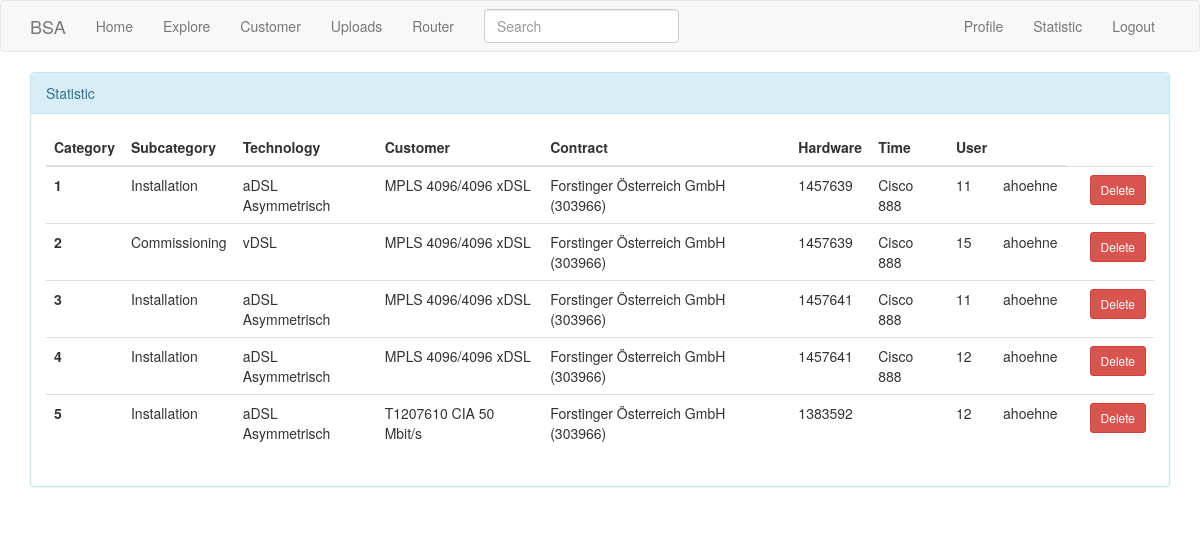
/statistics/ahoehne (signed in), run on an earlier commit of the app's database.
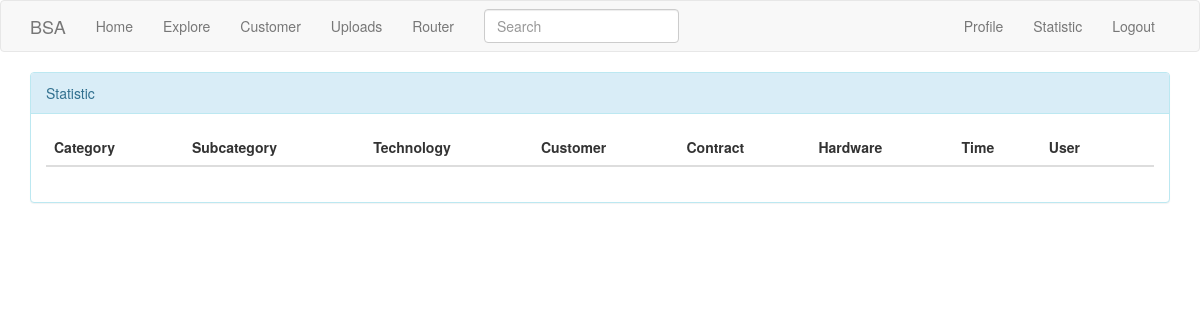
And on a later commit of the database.
### app/models.py (models this page shows)
class Statistic(db.Model):
    id=db.Column(db.Integer, primary_key=True)
    technology=db.Column(db.String(140))
    time=db.Column(db.String(140))
    customer=db.Column(db.String(140))
    contract=db.Column(db.String(140))
    hardware=db.Column(db.String(140))
    user=db.Column(db.String(140))
    user_id_stat=db.Column(db.Integer, db.ForeignKey('user.id'))
    category_id=db.Column(db.Integer, db.ForeignKey('category.id'))
    subcategory_id=db.Column(db.Integer, db.ForeignKey('subcategory.id'))

class Category(db.Model):
    id=db.Column(db.Integer, primary_key=True)
    name= db.Column(db.String(140))
    statistics= db.relationship('Statistic', backref='category')

class Subcategory(db.Model):
    id=db.Column(db.Integer, primary_key=True)
    name= db.Column(db.String(140))
    statistics= db.relationship('Statistic', backref='subcategory')

### app/main/routes.py (the view)
@bp.route('/statistics/<username>' ,methods=['GET', 'POST'])
@login_required
def statistics(username):
    form_del=DeleteForm()
    if form_del.validate_on_submit():
        if form_del.delete.data:
            print('form validate')
            id=form_del.id_del.data
            delete(Statistic,id)
            return redirect(url_for('main.statistics',username=current_user.username))
    user=User.query.filter_by(username=username).first_or_404()
    stats=user.statistics
    return render_template('statistics.html', user=user, stats=stats, form_del=form_del)

### app/main/forms.py
class SearchForm(FlaskForm):
    q = StringField(_l('Search'), validators=[DataRequired()])
    def __init__(self, *args, **kwargs):
        if 'formdata' not in kwargs:
            kwargs['formdata'] = request.args
        if 'csrf_enabled' not in kwargs:
            kwargs['csrf_enabled'] = False
        super(SearchForm, self).__init__(*args, **kwargs)

class DeleteForm(FlaskForm):
    id_del=IntegerField(_l('ID_DEL'), validators=[DataRequired()])
    delete = SubmitField(_l('Delete'))

### app/main/routes.py (called while the page is built)
@bp.before_request
def before_request():
    if current_user.is_authenticated:
        current_user.last_seen = datetime.utcnow()
        db.session.commit()
        g.search_form = SearchForm()
    g.locale = str(get_locale())

### app/models.py (called while the page is built)
    @classmethod
    def before_commit(cls, session):
        session._changes = {
            'add': list(session.new),
            'update': list(session.dirty),
            'delete': list(session.deleted)
        }

    @classmethod
    def after_commit(cls, session):
        for obj in session._changes['add']:
            if isinstance(obj, SearchableMixin):
                add_to_index(obj.__tablename__, obj)
        for obj in session._changes['update']:
            if isinstance(obj, SearchableMixin):
                add_to_index(obj.__tablename__, obj)
        for obj in session._changes['delete']:
            if isinstance(obj, SearchableMixin):
                remove_from_index(obj.__tablename__, obj)
        session._changes = None

    @login.user_loader
    def load_user(id):
        return User.query.get(int(id))

### app/templates/statistics.html (shortened to what this page needs)
{% extends "base.html" %}
{% import 'bootstrap/wtf.html' as wtf %}
{% block app_content %}
<link rel="stylesheet" type="text/css" href="{{ url_for('static', filename='css/style.css') }}">
<div id="container_customersu_main" class="container_customersu_main" style="width: auto;">
<div  id="panel_main" class="panel panel-info">
<div class="panel-heading">Statistic</div>
<div class="panel-body">
<table class="table" >
  <thead>
    <tr>
      <th scope="col" >Category</th>
      <th scope="col" >Subcategory </th>
      <th scope="col" >Technology</th>
      <th scope="col" >Customer</th>
      <th scope="col" >Contract</th>
      <th scope="col" >Hardware</th>
      <th scope="col" >Time</th>
      <th scope="col" >User</th>
      <th scope="col"></th>
    </tr>
  </thead>
<tbody>
{% for stat in stats %}
<tr >
      <th scope="row">{{ loop.index }}</th>
      <td>{{stat.category.name}}</td>
      <td>{{stat.subcategory.name}}</td>
      <td>{{stat.technology}}</td>
      <td>{{stat.customer}}</td>
      <td>{{stat.contract}}</td>
      <td>{{stat.hardware}}</td>
      <td>{{stat.time}}</td>
      <td>{{stat.user}}</td>
      <td><form action="" method="post" >
<td>{{ form_del.id_del(value=stat.id, type="hidden") }}
{{ wtf.form_field(form_del.delete, class=" btn btn-danger btn-sm") }}</td>
</form></td>
</tr>
{% endfor %}
</tbody>
</table>
</div>
</div>
{% endblock %}

### app/templates/base.html (shortened to what this page needs)
{% extends 'bootstrap/base.html' %}
{% block navbar %}
    <nav class="navbar navbar-default" >
        <div class="container" >
            <div class="navbar-header">
                <a class="navbar-brand" href="{{ url_for('main.index') }}">BSA</a>
            </div>
            <div class="collapse navbar-collapse" id="bs-example-navbar-collapse-1">
                <ul class="nav navbar-nav">
                    <li><a href="{{ url_for('main.index') }}">{{ _('Home') }}</a></li>
                    <li><a href="{{ url_for('main.explore') }}" >{{ _('Explore') }}</a></li>
                    <li><a href="{{ url_for('main.customers') }}">{{ _('Customer') }}</a></li>
                    <li><a href="{{ url_for('file.uploads') }}">{{ _('Uploads') }}</a></li>
                    <li><a href="{{ url_for('main.router') }}">{{ _('Router') }}</a></li>
                </ul>
                {% if g.search_form %}
                <form class="navbar-form navbar-left" method="get"
                        action="{{ url_for('main.search') }}">
                    <div class="form-group">
                        {{ g.search_form.q(size=20, class='form-control',
                            placeholder=g.search_form.q.label.text) }}
                    </div>
                </form>
                {% endif %}
                <ul class="nav navbar-nav navbar-right">
                    {% if current_user.is_anonymous %}
                    <li><a href="{{ url_for('auth.login') }}">{{ _('Login') }}</a></li>
                    {% else %}
                    <li><a href="{{ url_for('main.user', username=current_user.username) }}">{{ _('Profile') }}</a></li>
                    <li><a href="{{ url_for('main.statistics', username=current_user.username) }}">{{ _('Statistic') }}</a></li>
                    <li><a href="{{ url_for('auth.logout') }}">{{ _('Logout') }}</a></li>
                    {% endif %}
                </ul>
            </div>
        </div>
    </nav>
{% endblock %}
{% block content %}
    <div class="container">
        {% block app_content %}{% endblock %}
{% endblock %}

What changed in the data, as far as the page shows it:
removed Statistic: category.name "Installation", subcategory.name "aDSL Asymmetrisch", technology "MPLS 4096/4096 xDSL", customer "Forstinger Österreich GmbH (303966)", contract "1457639", hardware "Cisco 888", time "11", user "ahoehne"
removed Statistic: category.name "Commissioning", subcategory.name "vDSL", technology "MPLS 4096/4096 xDSL", customer "Forstinger Österreich GmbH (303966)", contract "1457639", hardware "Cisco 888", time "15", user "ahoehne"
removed Statistic: category.name "Installation", subcategory.name "aDSL Asymmetrisch", technology "MPLS 4096/4096 xDSL", customer "Forstinger Österreich GmbH (303966)", contract "1457641", hardware "Cisco 888", time "11", user "ahoehne"
removed Statistic: category.name "Installation", subcategory.name "aDSL Asymmetrisch", technology "MPLS 4096/4096 xDSL", customer "Forstinger Österreich GmbH (303966)", contract "1457641", hardware "Cisco 888", time "12", user "ahoehne"
removed Statistic: category.name "Installation", subcategory.name "aDSL Asymmetrisch", technology "T1207610 CIA 50 Mbit/s", customer "Forstinger Österreich GmbH (303966)", contract "1383592", time "12", user "ahoehne"
